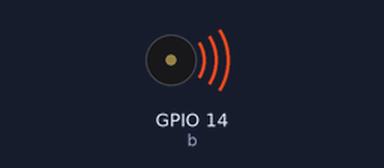
A program run on a simulated Raspberry Pi (BCM pin numbers). On the bench: buzzer (waves = sounding). At 0.6 s the program stops and its outputs stay as they are.

Above: at 0.1 s.
At 0.7 s:
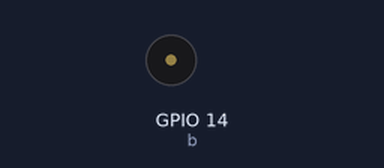
Timing chart, 0 to 2.1 s (numbered marks = the images above):
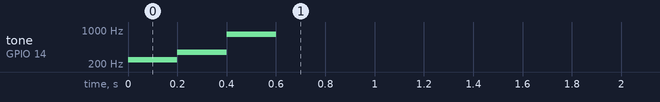

The program:

prac9_Buzzer.py
```python
from gpiozero import TonalBuzzer
from gpiozero.tones import Tone
from time import sleep

lst = [242.32, 352.34, 810.2]

b = TonalBuzzer(14)

while True:
    for i in range(3):
        b.play(lst[i])
        sleep(0.2)
    b.stop()
    break
```

Measured:
- by itself, tone on GPIO 14 (b): silent → 242 Hz at 0.00 s, → 352 Hz 0.20 s later, → 810 Hz 0.20 s later, → silent 0.20 s later
